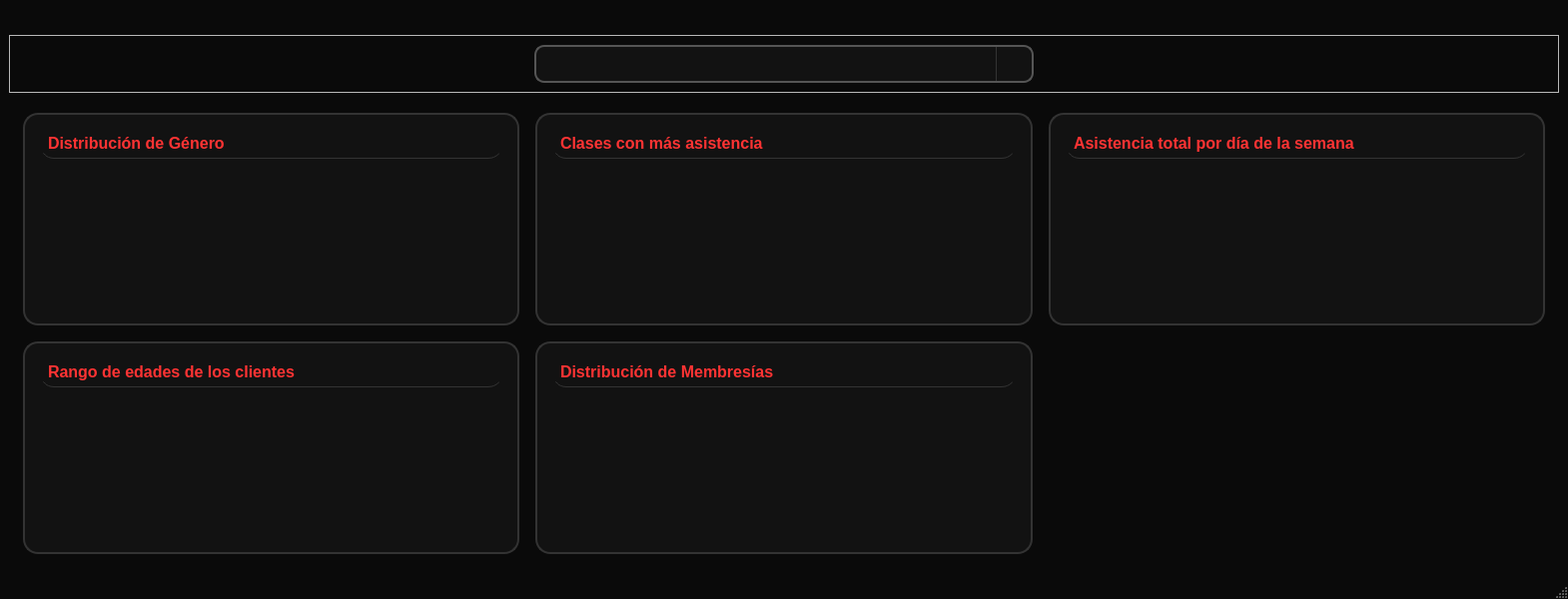
<?xml version="1.0" encoding="UTF-8"?>
<ui version="4.0">
 <class>MainWindow</class>
 <widget class="QMainWindow" name="MainWindow">
  <property name="geometry">
   <rect>
    <x>0</x>
    <y>0</y>
    <width>1570</width>
    <height>600</height>
   </rect>
  </property>
  <property name="minimumSize">
   <size>
    <width>800</width>
    <height>600</height>
   </size>
  </property>
  <property name="windowTitle">
   <string>MainWindow</string>
  </property>
  <property name="styleSheet">
   <string notr="true">/* =========================================
   1. FONDO DE LA VENTANA (MAINWINDOW)
   ========================================= */
QMainWindow, #centralwidget {
    background-color: #0a0a0a; /* Negro oscuro profundo */
}

/* =========================================
   2. TEXTOS (LABELS)
   ========================================= */
QLabel {
    color: #ffffff; /* Texto blanco */
}

/* =========================================
   3. CAJAS DE TEXTO (USUARIO Y CONTRASEÑA)
   ========================================= */
QLineEdit {
    background-color: rgba(30, 30, 30, 200); /* Gris oscuro semi-transparente */
    border: 2px solid #555555; /* Borde gris apagado por defecto */
    border-radius: 10px; /* Esquinas redondeadas */
    color: #ffffff; /* Letras blancas al escribir */
    padding: 10px;
    font-size: 14px;
}

/* Efecto Neón cuando le das clic a la caja para escribir */
QLineEdit:focus {
    border: 2px solid #ff0000; /* Borde rojo brillante */
    background-color: rgba(50, 20, 20, 200); /* Un ligero tono rojizo en el fondo */
}

/* =========================================
   4. BOTÓN PRINCIPAL (ENTRAR)
   ========================================= */
QPushButton {
    background-color: #ff0000; /* Rojo sólido ZoomFit */
    color: white;
    border-radius: 10px;
    padding: 12px;
    font-size: 16px;
    font-weight: bold;
}

/* Efecto cuando pasas el mouse por encima del botón */
QPushButton:hover {
    background-color: #cc0000; /* Rojo más oscuro para dar efecto de clic */
}

/* =========================================
   5. ESTILO PARA EL CALENDARIO (TABLA)
   ========================================= */
QTableWidget {
    background-color: #0d0d0d;
    gridline-color: #333333; /* Líneas de la tabla discretas */
    border: 1px solid #ff0000;
    color: #ffffff;
}

QHeaderView::section {
    background-color: #1a1a1a;
    color: #ff0000; /* Títulos de días en rojo */
    padding: 5px;
    font-weight: bold;
    border: 1px solid #333333;
}

QTableWidget::item:selected {
    background-color: rgba(255, 0, 0, 100); /* Rojo suave al seleccionar */
    color: white;
}

/* =========================================
   6. ESQUINA SUPERIOR IZQUIERDA DE LA TABLA
   ========================================= */
QTableCornerButton::section {
    background-color: #1a1a1a;
    border: 1px solid #333333;
}

/* =========================================
   7. BARRAS DE DESPLAZAMIENTO (SCROLLBARS)
   ========================================= */
/* Fondo general de la vista de la tabla para áreas sin celdas */
QTableView {
    background-color: #0d0d0d;
}

/* Barra vertical */
QScrollBar:vertical {
    background-color: #121212;
    width: 15px; /* Ancho de la barra */
    margin: 0px 0px 0px 0px;
}

/* El &quot;agarrador&quot; de la barra que subes y bajas */
QScrollBar::handle:vertical {
    background-color: #ff0000; /* Rojo ZoomFit */
    border-radius: 7px;
    min-height: 30px;
}

/* Efecto al pasar el mouse por la barra */
QScrollBar::handle:vertical:hover {
    background-color: #cc0000;
}

/* Ocultar las flechitas feas de arriba y abajo por defecto */
QScrollBar::add-line:vertical, QScrollBar::sub-line:vertical {
    background: none;
    border: none;
}



/* =========================================
   8. ESTILO PARA COMBOBOX (LISTAS DESPLEGABLES)
   ========================================= */

/* La caja principal del selector */
QComboBox {
    background-color: #121212;
    border: 2px solid #555555; /* Borde gris apagado por defecto */
    border-radius: 10px;
    padding: 8px 15px;
    color: #ffffff;
    font-size: 14px;
}

/* Cuando pasas el mouse o está abierto */
QComboBox:hover, QComboBox:focus {
    border: 2px solid #ff0000; /* Borde rojo neón */
    background-color: #1a1a1a;
}

/* La flecha pequeña (puedes usar una imagen o dejarla básica) */
QComboBox::down-arrow {
	padding-right: 10px;
    width: 12px;
    height: 12px;
}

/* Estilo del botón de la flecha a la derecha */
QComboBox::drop-down {
    subcontrol-origin: padding;
    subcontrol-position: top right;
    width: 35px;
    border-left: 1px solid #333333; /* Línea divisoria sutil */
    border-top-right-radius: 10px;
    border-bottom-right-radius: 10px;
}


/* IMPORTANTE: El menú desplegable (la lista que aparece) */
QComboBox QAbstractItemView {
    background-color: #0d0d0d; /* Fondo casi negro */
    color: #ffffff;
    border: 1px solid #ff0000; /* Borde rojo del menú */
    selection-background-color: #ff0000; /* Fondo rojo al seleccionar */
    selection-color: #ffffff;
    outline: 0px; /* Quita el borde punteado feo de selección */
    border-radius: 5px;
    padding: 5px;
}

/* Cada elemento de la lista */
QComboBox QAbstractItemView::item {
    min-height: 35px; /* Hace los elementos más fáciles de tocar/cliquear */
    padding-left: 10px;
}</string>
  </property>
  <widget class="QWidget" name="centralwidget">
   <layout class="QVBoxLayout" name="verticalLayout_3">
    <item>
     <layout class="QVBoxLayout" name="verticalLayout_2">
      <item>
       <layout class="QHBoxLayout" name="horizontalLayout_2">
        <item>
         <spacer name="horizontalSpacer">
          <property name="orientation">
           <enum>Qt::Horizontal</enum>
          </property>
          <property name="sizeType">
           <enum>QSizePolicy::Ignored</enum>
          </property>
          <property name="sizeHint" stdset="0">
           <size>
            <width>40</width>
            <height>20</height>
           </size>
          </property>
         </spacer>
        </item>
        <item>
         <widget class="QLabel" name="label">
          <property name="sizePolicy">
           <sizepolicy hsizetype="Ignored" vsizetype="Preferred">
            <horstretch>0</horstretch>
            <verstretch>0</verstretch>
           </sizepolicy>
          </property>
          <property name="maximumSize">
           <size>
            <width>16777215</width>
            <height>350</height>
           </size>
          </property>
          <property name="text">
           <string/>
          </property>
          <property name="pixmap">
           <pixmap>../img/ChatGPT Image 4 may 2026, 22_22_36.png</pixmap>
          </property>
          <property name="scaledContents">
           <bool>true</bool>
          </property>
         </widget>
        </item>
        <item>
         <spacer name="horizontalSpacer_2">
          <property name="orientation">
           <enum>Qt::Horizontal</enum>
          </property>
          <property name="sizeType">
           <enum>QSizePolicy::Ignored</enum>
          </property>
          <property name="sizeHint" stdset="0">
           <size>
            <width>40</width>
            <height>20</height>
           </size>
          </property>
         </spacer>
        </item>
       </layout>
      </item>
      <item>
       <widget class="QFrame" name="frame_6">
        <property name="frameShape">
         <enum>QFrame::StyledPanel</enum>
        </property>
        <property name="frameShadow">
         <enum>QFrame::Raised</enum>
        </property>
        <layout class="QHBoxLayout" name="horizontalLayout_5">
         <item>
          <spacer name="horizontalSpacer_3">
           <property name="orientation">
            <enum>Qt::Horizontal</enum>
           </property>
           <property name="sizeType">
            <enum>QSizePolicy::Ignored</enum>
           </property>
           <property name="sizeHint" stdset="0">
            <size>
             <width>40</width>
             <height>20</height>
            </size>
           </property>
          </spacer>
         </item>
         <item>
          <widget class="QComboBox" name="comboBox">
           <property name="maximumSize">
            <size>
             <width>500</width>
             <height>16777215</height>
            </size>
           </property>
          </widget>
         </item>
         <item>
          <spacer name="horizontalSpacer_4">
           <property name="orientation">
            <enum>Qt::Horizontal</enum>
           </property>
           <property name="sizeType">
            <enum>QSizePolicy::Ignored</enum>
           </property>
           <property name="sizeHint" stdset="0">
            <size>
             <width>40</width>
             <height>20</height>
            </size>
           </property>
          </spacer>
         </item>
        </layout>
       </widget>
      </item>
      <item>
       <widget class="QScrollArea" name="scrollArea">
        <property name="styleSheet">
         <string notr="true">/* =========================================
   9. ESTILO PARA EL ÁREA DE DESPLAZAMIENTO
   ========================================= */
QScrollArea {
    border: none; /* Quitamos el borde para que no se vea una caja dentro de otra */
    background-color: transparent;
}

/* El fondo del contenido interno */
#scrollAreaWidgetContents {
    background-color: #0a0a0a; /* Mismo negro que el fondo principal */
}

/* Reutilizamos el estilo de la barra roja que hicimos antes */
QScrollBar:vertical {
    background-color: #0a0a0a;
    width: 12px;
    margin: 0px;
}

QScrollBar::handle:vertical {
    background-color: #ff0000; /* Rojo Neón */
    border-radius: 6px;
    min-height: 20px;
}</string>
        </property>
        <property name="widgetResizable">
         <bool>true</bool>
        </property>
        <widget class="QWidget" name="scrollAreaWidgetContents">
         <property name="geometry">
          <rect>
           <x>0</x>
           <y>0</y>
           <width>1538</width>
           <height>202</height>
          </rect>
         </property>
         <layout class="QVBoxLayout" name="verticalLayout_9">
          <item>
           <layout class="QGridLayout" name="gridLayout">
            <item row="1" column="1">
             <widget class="QFrame" name="frame_5">
              <property name="styleSheet">
               <string notr="true">/* =========================================
   ESTILO PARA TARJETAS DE GRÁFICAS (DASHBOARD)
   ========================================= */
QFrame {
    background-color: #121212; /* Un gris un pelín más claro que el fondo negro */
    border: 2px solid #333333; /* Borde discreto por defecto */
    border-radius: 15px;
    margin: 5px; /* Separación entre tarjetas */
}

/* Efecto hover: que el recuadro brille en rojo si pasas el mouse por la gráfica */
QFrame:hover {
    border: 2px solid #ff0000;
}

/* Títulos de cada gráfica */
QFrame QLabel {
    color: #ff3333; /* Texto rojo neón */
    font-size: 16px;
    font-weight: bold;
    padding: 5px;
    border: none; /* Quitamos el borde del label para que no estorbe */
    border-bottom: 1px solid #333333; /* Una línea sutil debajo del título */
}

/* El widget vacío donde irá la gráfica de Python */
QWidget#contenedor_grafica_genero,
QWidget#contenedor_grafica_edades,
QWidget#contenedor_grafica_clases {
    background-color: transparent;
    border: none;
}</string>
              </property>
              <property name="frameShape">
               <enum>QFrame::StyledPanel</enum>
              </property>
              <property name="frameShadow">
               <enum>QFrame::Raised</enum>
              </property>
              <layout class="QVBoxLayout" name="verticalLayout_8">
               <item>
                <widget class="QLabel" name="label_6">
                 <property name="text">
                  <string>Distribución de Membresías</string>
                 </property>
                </widget>
               </item>
               <item>
                <widget class="QWidget" name="widget_5" native="true">
                 <property name="sizePolicy">
                  <sizepolicy hsizetype="Expanding" vsizetype="Expanding">
                   <horstretch>0</horstretch>
                   <verstretch>0</verstretch>
                  </sizepolicy>
                 </property>
                </widget>
               </item>
              </layout>
             </widget>
            </item>
            <item row="0" column="2">
             <widget class="QFrame" name="frame_3">
              <property name="styleSheet">
               <string notr="true">/* =========================================
   ESTILO PARA TARJETAS DE GRÁFICAS (DASHBOARD)
   ========================================= */
QFrame {
    background-color: #121212; /* Un gris un pelín más claro que el fondo negro */
    border: 2px solid #333333; /* Borde discreto por defecto */
    border-radius: 15px;
    margin: 5px; /* Separación entre tarjetas */
}

/* Efecto hover: que el recuadro brille en rojo si pasas el mouse por la gráfica */
QFrame:hover {
    border: 2px solid #ff0000;
}

/* Títulos de cada gráfica */
QFrame QLabel {
    color: #ff3333; /* Texto rojo neón */
    font-size: 16px;
    font-weight: bold;
    padding: 5px;
    border: none; /* Quitamos el borde del label para que no estorbe */
    border-bottom: 1px solid #333333; /* Una línea sutil debajo del título */
}

/* El widget vacío donde irá la gráfica de Python */
QWidget#contenedor_grafica_genero,
QWidget#contenedor_grafica_edades,
QWidget#contenedor_grafica_clases {
    background-color: transparent;
    border: none;
}</string>
              </property>
              <property name="frameShape">
               <enum>QFrame::StyledPanel</enum>
              </property>
              <property name="frameShadow">
               <enum>QFrame::Raised</enum>
              </property>
              <layout class="QVBoxLayout" name="verticalLayout_6">
               <item>
                <widget class="QLabel" name="label_4">
                 <property name="text">
                  <string>Asistencia total por día de la semana</string>
                 </property>
                </widget>
               </item>
               <item>
                <widget class="QWidget" name="widget_3" native="true">
                 <property name="sizePolicy">
                  <sizepolicy hsizetype="Expanding" vsizetype="Expanding">
                   <horstretch>0</horstretch>
                   <verstretch>0</verstretch>
                  </sizepolicy>
                 </property>
                </widget>
               </item>
              </layout>
             </widget>
            </item>
            <item row="0" column="1">
             <widget class="QFrame" name="frame_2">
              <property name="styleSheet">
               <string notr="true">/* =========================================
   ESTILO PARA TARJETAS DE GRÁFICAS (DASHBOARD)
   ========================================= */
QFrame {
    background-color: #121212; /* Un gris un pelín más claro que el fondo negro */
    border: 2px solid #333333; /* Borde discreto por defecto */
    border-radius: 15px;
    margin: 5px; /* Separación entre tarjetas */
}

/* Efecto hover: que el recuadro brille en rojo si pasas el mouse por la gráfica */
QFrame:hover {
    border: 2px solid #ff0000;
}

/* Títulos de cada gráfica */
QFrame QLabel {
    color: #ff3333; /* Texto rojo neón */
    font-size: 16px;
    font-weight: bold;
    padding: 5px;
    border: none; /* Quitamos el borde del label para que no estorbe */
    border-bottom: 1px solid #333333; /* Una línea sutil debajo del título */
}

/* El widget vacío donde irá la gráfica de Python */
QWidget#contenedor_grafica_genero,
QWidget#contenedor_grafica_edades,
QWidget#contenedor_grafica_clases {
    background-color: transparent;
    border: none;
}</string>
              </property>
              <property name="frameShape">
               <enum>QFrame::StyledPanel</enum>
              </property>
              <property name="frameShadow">
               <enum>QFrame::Raised</enum>
              </property>
              <layout class="QVBoxLayout" name="verticalLayout_5">
               <item>
                <widget class="QLabel" name="label_3">
                 <property name="text">
                  <string>Clases con más asistencia</string>
                 </property>
                </widget>
               </item>
               <item>
                <widget class="QWidget" name="widget_2" native="true">
                 <property name="sizePolicy">
                  <sizepolicy hsizetype="Expanding" vsizetype="Expanding">
                   <horstretch>0</horstretch>
                   <verstretch>0</verstretch>
                  </sizepolicy>
                 </property>
                </widget>
               </item>
              </layout>
             </widget>
            </item>
            <item row="0" column="0">
             <widget class="QFrame" name="frame">
              <property name="styleSheet">
               <string notr="true">/* =========================================
   ESTILO PARA TARJETAS DE GRÁFICAS (DASHBOARD)
   ========================================= */
QFrame {
    background-color: #121212; /* Un gris un pelín más claro que el fondo negro */
    border: 2px solid #333333; /* Borde discreto por defecto */
    border-radius: 15px;
    margin: 5px; /* Separación entre tarjetas */
}

/* Efecto hover: que el recuadro brille en rojo si pasas el mouse por la gráfica */
QFrame:hover {
    border: 2px solid #ff0000;
}

/* Títulos de cada gráfica */
QFrame QLabel {
    color: #ff3333; /* Texto rojo neón */
    font-size: 16px;
    font-weight: bold;
    padding: 5px;
    border: none; /* Quitamos el borde del label para que no estorbe */
    border-bottom: 1px solid #333333; /* Una línea sutil debajo del título */
}

/* El widget vacío donde irá la gráfica de Python */
QWidget#contenedor_grafica_genero,
QWidget#contenedor_grafica_edades,
QWidget#contenedor_grafica_clases {
    background-color: transparent;
    border: none;
}</string>
              </property>
              <property name="frameShape">
               <enum>QFrame::StyledPanel</enum>
              </property>
              <property name="frameShadow">
               <enum>QFrame::Raised</enum>
              </property>
              <layout class="QVBoxLayout" name="verticalLayout_4">
               <item>
                <widget class="QLabel" name="label_2">
                 <property name="text">
                  <string>Distribución de Género</string>
                 </property>
                </widget>
               </item>
               <item>
                <widget class="QWidget" name="widget" native="true">
                 <property name="sizePolicy">
                  <sizepolicy hsizetype="Expanding" vsizetype="Expanding">
                   <horstretch>0</horstretch>
                   <verstretch>0</verstretch>
                  </sizepolicy>
                 </property>
                </widget>
               </item>
              </layout>
             </widget>
            </item>
            <item row="1" column="0">
             <widget class="QFrame" name="frame_4">
              <property name="styleSheet">
               <string notr="true">/* =========================================
   ESTILO PARA TARJETAS DE GRÁFICAS (DASHBOARD)
   ========================================= */
QFrame {
    background-color: #121212; /* Un gris un pelín más claro que el fondo negro */
    border: 2px solid #333333; /* Borde discreto por defecto */
    border-radius: 15px;
    margin: 5px; /* Separación entre tarjetas */
}

/* Efecto hover: que el recuadro brille en rojo si pasas el mouse por la gráfica */
QFrame:hover {
    border: 2px solid #ff0000;
}

/* Títulos de cada gráfica */
QFrame QLabel {
    color: #ff3333; /* Texto rojo neón */
    font-size: 16px;
    font-weight: bold;
    padding: 5px;
    border: none; /* Quitamos el borde del label para que no estorbe */
    border-bottom: 1px solid #333333; /* Una línea sutil debajo del título */
}

/* El widget vacío donde irá la gráfica de Python */
QWidget#contenedor_grafica_genero,
QWidget#contenedor_grafica_edades,
QWidget#contenedor_grafica_clases {
    background-color: transparent;
    border: none;
}</string>
              </property>
              <property name="frameShape">
               <enum>QFrame::StyledPanel</enum>
              </property>
              <property name="frameShadow">
               <enum>QFrame::Raised</enum>
              </property>
              <layout class="QVBoxLayout" name="verticalLayout_7">
               <item>
                <widget class="QLabel" name="label_5">
                 <property name="text">
                  <string>Rango de edades de los clientes</string>
                 </property>
                </widget>
               </item>
               <item>
                <widget class="QWidget" name="widget_4" native="true">
                 <property name="sizePolicy">
                  <sizepolicy hsizetype="Expanding" vsizetype="Expanding">
                   <horstretch>0</horstretch>
                   <verstretch>0</verstretch>
                  </sizepolicy>
                 </property>
                </widget>
               </item>
              </layout>
             </widget>
            </item>
           </layout>
          </item>
         </layout>
        </widget>
       </widget>
      </item>
     </layout>
    </item>
   </layout>
  </widget>
  <widget class="QMenuBar" name="menubar">
   <property name="geometry">
    <rect>
     <x>0</x>
     <y>0</y>
     <width>1570</width>
     <height>21</height>
    </rect>
   </property>
  </widget>
  <widget class="QStatusBar" name="statusbar"/>
 </widget>
 <resources/>
 <connections/>
</ui>
